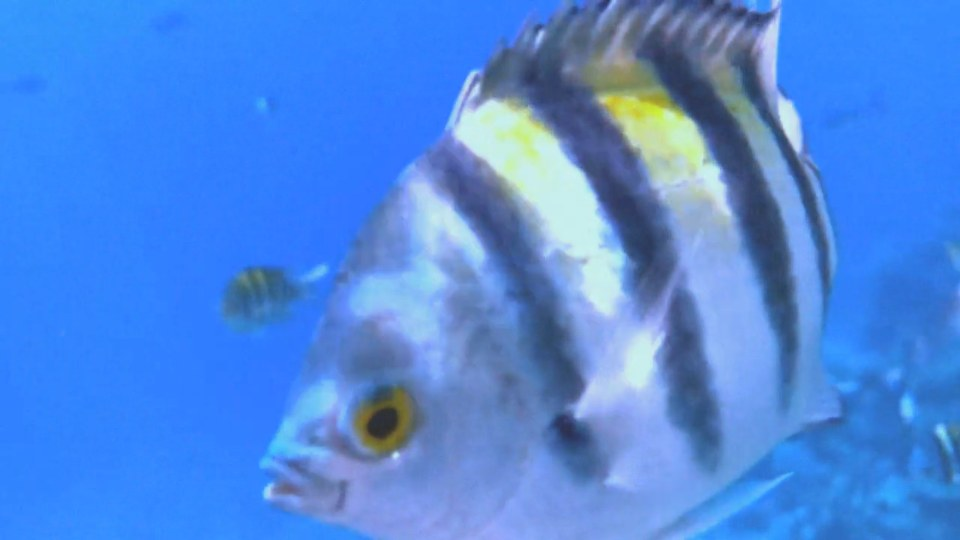
#> input picture web/assets/ab_raw.jpg, 960 x 540 px
$ python -i visibility.py   (imports and definitions only)   (older library calls are emulated)
#> lines starting #> are read from the running program, lines starting #| are printed output that depends on the picture
#> further down, picture is the input picture: shape (540, 960, 3); mean B, G, R 222.9, 136.2, 78.1
"""Module [2] — VISIBILITY INDEX.

Build this first: it is the hook, and it is the thing that turns "varying visibility
conditions" from a line in the brief into a measured, per-frame number that gates the
rest of the pipeline.

Four cheap OpenCV components, computed on the frame AS-IS (no restoration):

    contrast     std dev of the L channel in LAB           higher  = clearer
    colour_cast  distance of (mean a, mean b) from (128,128) in LAB   higher = worse
    sharpness    variance of the Laplacian                  higher  = clearer
    haze         mean of the dark channel                    higher = worse

They are fused into a single 0-1 score (0 = unusable, 1 = pristine) using
normalisation ranges and weights that MUST be calibrated against real anchor clips
(`shoal.calibrate`), never hand-picked (plan §4.1). Until calibration has run, this
module still returns every raw component and a provisional fused score explicitly
tagged ``provisional=True`` so nothing downstream can mistake it for a real number.
"""

from __future__ import annotations

import json
from dataclasses import dataclass, field
from pathlib import Path
from typing import Any

import cv2
import numpy as np

from shoal.config import REPO_ROOT

_COMPONENTS = ("contrast", "colour_cast", "sharpness", "haze")

# Visibility is a GLOBAL frame statistic, so it is computed on a downscaled copy:
# ~10x faster and the four components move by < 1% versus full resolution. The
# working width is fixed here (not in config) so a calibration transfers between
# clips of different native resolution.
_WORK_WIDTH = 512


# --------------------------------------------------------------------------- #
# raw components
# --------------------------------------------------------------------------- #
def _fit_work_size(bgr: np.ndarray) -> np.ndarray:
    h, w = bgr.shape[:2]
#> h = 540; w = 960
    if w <= _WORK_WIDTH:
        return bgr
    nh = max(1, round(h * _WORK_WIDTH / w))
#> nh = 288
    return cv2.resize(bgr, (_WORK_WIDTH, nh), interpolation=cv2.INTER_AREA)


def _channel_min(bgr: np.ndarray) -> np.ndarray:
    """Per-pixel min across B, G, R. ``np.min(bgr, axis=2)`` on a uint8 array is
    pathologically slow (contiguous size-3 axis); pairwise ``np.minimum`` is ~30x
    faster."""
    return np.minimum(np.minimum(bgr[:, :, 0], bgr[:, :, 1]), bgr[:, :, 2])


def _dark_channel(bgr: np.ndarray, patch: int) -> np.ndarray:
    """Min across colour channels, then a local min (erosion) over a patch.

    The dark-channel prior (He et al. 2009): in haze-free outdoor patches at least
    one channel is near zero somewhere; underwater, suspended particulate lifts that
    floor, so a high mean dark channel is a direct turbidity proxy.
    """
    kernel = cv2.getStructuringElement(cv2.MORPH_RECT, (patch, patch))
    return cv2.erode(_channel_min(bgr), kernel)


def raw_components(bgr: np.ndarray, dark_channel_patch: int = 15) -> dict[str, float]:
    """The four unfused visibility components for one frame (computed downscaled)."""
    work = _fit_work_size(bgr)
    # scale the dark-channel patch with the downscale so it covers the same fraction
    patch = max(3, round(dark_channel_patch * work.shape[1] / max(bgr.shape[1], 1)))
#> patch = 8
    if patch % 2 == 0:
        patch += 1
#> patch = 9

    lab = cv2.cvtColor(work, cv2.COLOR_BGR2LAB)
#> lab: shape (288, 512, 3); mean of channels 0, 1, 2 145.5, 138.8, 79
    L = lab[:, :, 0].astype(np.float32)
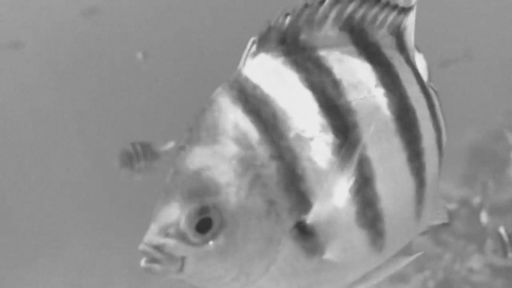
#> L: shape (288, 512) float32; min 47, max 237, mean 145.5
    a = lab[:, :, 1].astype(np.float32)
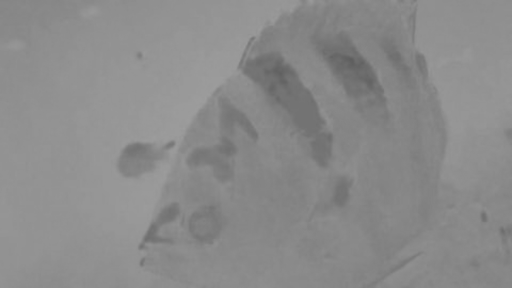
#> a: shape (288, 512) float32; min 94, max 157, mean 138.8
    b = lab[:, :, 2].astype(np.float32)
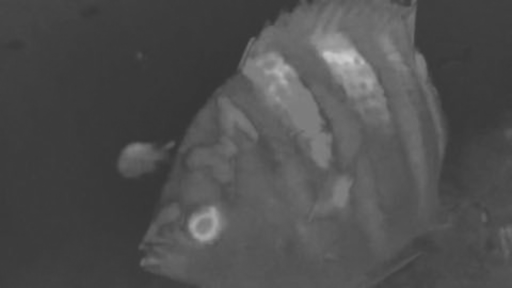
#> b: shape (288, 512) float32; min 53, max 206, mean 79

    contrast = float(L.std())
#> contrast = 28.57
    colour_cast = float(np.hypot(a.mean() - 128.0, b.mean() - 128.0))
#> colour_cast = 50.19
    sharpness = float(cv2.Laplacian(L, cv2.CV_32F).var())
#> sharpness = 18.17
    haze = float(_dark_channel(work, patch).mean())
#> in _channel_min, `return np.minimum(np.minimum(bgr[:, :, 0], bgr[:, :, 1]), bgr[:, :, 2])`:
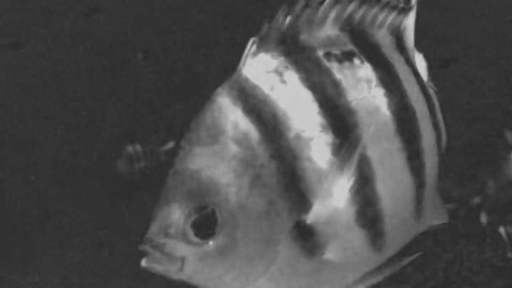
#> returned value: shape (288, 512); min 40, max 208, mean 77.3
#> in _dark_channel, `return cv2.erode(_channel_min(bgr), kernel)`:
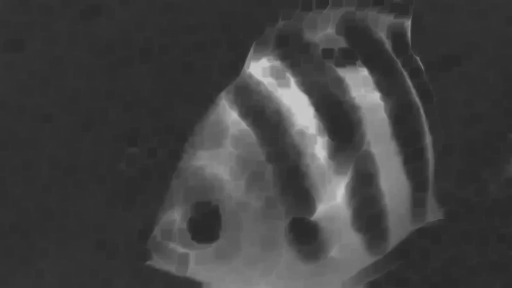
#> returned value: shape (288, 512); min 40, max 200, mean 65.3
#> haze = 65.32

    return {"contrast": contrast, "colour_cast": colour_cast, "sharpness": sharpness, "haze": haze}


# --------------------------------------------------------------------------- #
# calibration + fusion
# --------------------------------------------------------------------------- #
# [42 lines that did not run here, left out]


# [6 lines that did not run here, left out]


@dataclass
class VisibilityTrace:
    """Per-frame visibility over a whole clip, plus summary statistics."""

    frames: list[int]
    timestamps: list[float]
    scores: list[float]
    components_raw: dict[str, list[float]]
    components_norm: dict[str, list[float]]
    provisional: bool
    method: str

    # [21 lines left out: functions summary, to_frame, not called in this run]

>>> import cv2
>>> picture = cv2.imread('../web/assets/ab_raw.jpg')
>>> result = raw_components(picture)
#> result = {'contrast': 28.57, 'colour_cast': 50.19, 'sharpness': 18.17, 'haze': 65.32}

$ run again, on web/assets/ab_restored.jpg
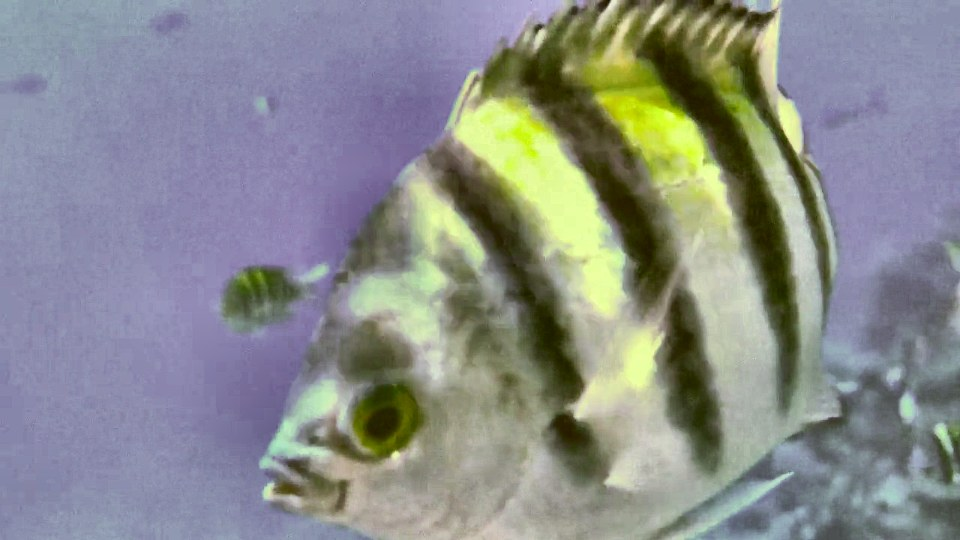
#> input picture web/assets/ab_restored.jpg, 960 x 540 px
#> picture is the input picture: shape (540, 960, 3); mean B, G, R 139.5, 140.1, 137.1
#> lab: shape (288, 512, 3); mean of channels 0, 1, 2 147.5, 127.9, 127.8
#> in raw_components, `b = lab[:, :, 2].astype(np.float32)`:
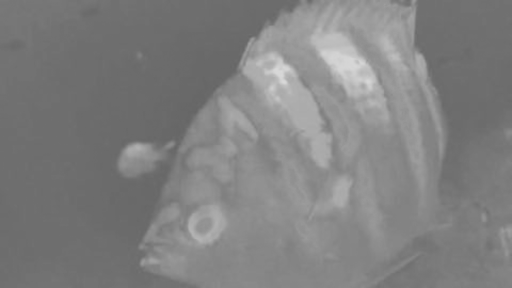
#> b: shape (288, 512) float32; min 101, max 216, mean 127.8
#> contrast = 40.28
#> colour_cast = 0.245
#> sharpness = 71.4
#> in _dark_channel, `return cv2.erode(_channel_min(bgr), kernel)`:
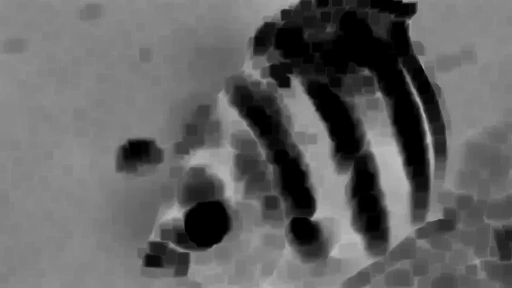
#> returned value: shape (288, 512); min 0, max 189, mean 99.4
#> haze = 99.43
#> result = {'contrast': 40.28, 'colour_cast': 0.245, 'sharpness': 71.4, 'haze': 99.43}
